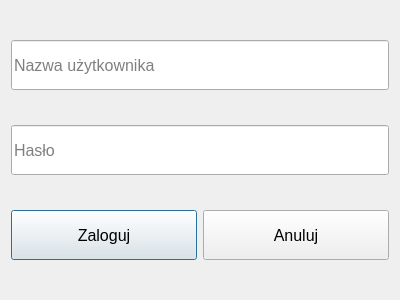
<?xml version="1.0" encoding="UTF-8"?>
<ui version="4.0">
 <class>LoginAccountDialog</class>
 <widget class="QDialog" name="LoginAccountDialog">
  <property name="geometry">
   <rect>
    <x>0</x>
    <y>0</y>
    <width>400</width>
    <height>300</height>
   </rect>
  </property>
  <property name="windowTitle">
   <string>Zaloguj użytkownika</string>
  </property>
  <layout class="QVBoxLayout" name="verticalLayout">
   <item>
    <widget class="QLineEdit" name="usernameInput">
     <property name="minimumSize">
      <size>
       <width>0</width>
       <height>50</height>
      </size>
     </property>
     <property name="baseSize">
      <size>
       <width>0</width>
       <height>50</height>
      </size>
     </property>
     <property name="font">
      <font>
       <pointsize>12</pointsize>
      </font>
     </property>
     <property name="placeholderText">
      <string>Nazwa użytkownika</string>
     </property>
    </widget>
   </item>
   <item>
    <widget class="QLineEdit" name="passwordInput">
     <property name="minimumSize">
      <size>
       <width>0</width>
       <height>50</height>
      </size>
     </property>
     <property name="sizeIncrement">
      <size>
       <width>0</width>
       <height>50</height>
      </size>
     </property>
     <property name="baseSize">
      <size>
       <width>0</width>
       <height>50</height>
      </size>
     </property>
     <property name="font">
      <font>
       <pointsize>12</pointsize>
      </font>
     </property>
     <property name="echoMode">
      <enum>QLineEdit::Password</enum>
     </property>
     <property name="placeholderText">
      <string>Hasło</string>
     </property>
    </widget>
   </item>
   <item>
    <layout class="QHBoxLayout" name="buttonLayout">
     <item>
      <widget class="QPushButton" name="loginButton">
       <property name="minimumSize">
        <size>
         <width>0</width>
         <height>50</height>
        </size>
       </property>
       <property name="font">
        <font>
         <pointsize>12</pointsize>
        </font>
       </property>
       <property name="text">
        <string>Zaloguj</string>
       </property>
      </widget>
     </item>
     <item>
      <widget class="QPushButton" name="loginButtonCancel">
       <property name="minimumSize">
        <size>
         <width>0</width>
         <height>50</height>
        </size>
       </property>
       <property name="font">
        <font>
         <pointsize>12</pointsize>
        </font>
       </property>
       <property name="text">
        <string>Anuluj</string>
       </property>
      </widget>
     </item>
    </layout>
   </item>
  </layout>
 </widget>
 <resources/>
 <connections/>
</ui>
